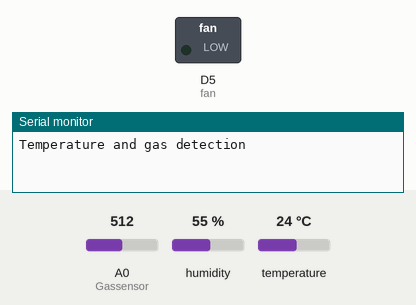
The sketch below on a simulated ESP8266 (NodeMCU). Parts: switched loads named in the sketch (green lamp = pin HIGH), the last lines printed to the serial monitor. The inputs (shaded band) are chosen by the test bench; at power-on: A0 (Gassensor) = 512, humidity 55 %, temperature 24 °C. WiFi joins after 1.5 s; servers stay silent unless stated.

Above: at 3.0 s.
3.1 s: A0 (Gassensor) set to 307
6.1 s: A0 (Gassensor) set to 288
At 8.7 s:
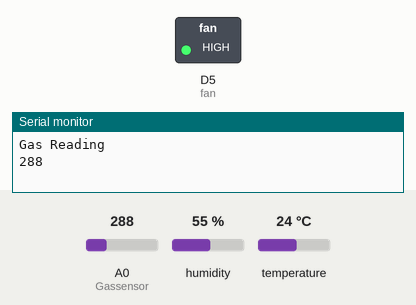
9.4 s: A0 (Gassensor) set to 306
At 10.8 s:
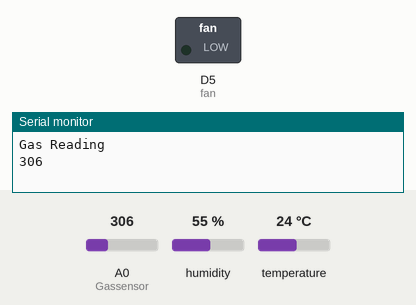
12.4 s: A0 (Gassensor) set to 290
At 15.1 s:
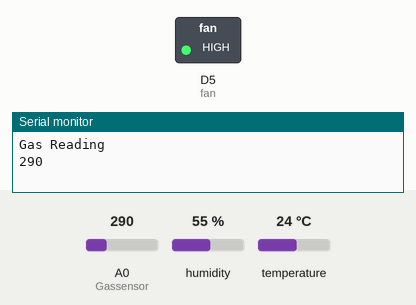
Timing chart, 0 to 16.5 s (numbered marks = the images above; inputs shaded):
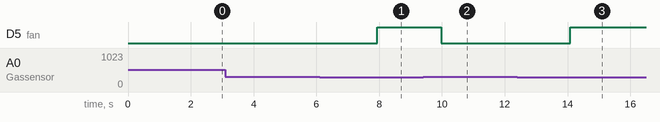

Measured:
- the behaviour switches between 300 and 299 on A0 (Gassensor) (found by bisection; images 0 and 1)
- after the input at 6.1 s, D5 (fan): LOW → HIGH after 1.8 s
- after the input at 9.4 s, D5 (fan): HIGH → LOW after 0.58 s
- after the input at 12.4 s, D5 (fan): LOW → HIGH after 1.7 s

The sketch:

IOT_Final_Code.ino
```cpp
#define BLYNK_PRINT Serial
#include <ESP8266WiFi.h>
#include <BlynkSimpleEsp8266.h>
#include "DHT.h"

#define DHTPIN D2// what pin we're connected to 2

#define DHTTYPE DHT11// DHT 11


int Gassensor = A0;
int fan = D5;

char auth[] = "vTOrFmdRpiYFA52cfOhW6dajJB665Z7z"; //auth code to send notification to the smartphone
char ssid[] = "pandey";
char pass[] = "123456789";

// Initialize DHT sensor for normal 16mhz Arduino
DHT dht(DHTPIN, DHTTYPE);

void setup() {
  Blynk.begin(auth, ssid, pass);
  pinMode(Gassensor, INPUT);
  pinMode(fan,OUTPUT);
  Serial.begin(9600);
  Serial.println("Temperature and gas detection");

  dht.begin();
}

void loop() {
  // Wait a few seconds between measurements.
  delay(2000);

  // Reading temperature or humidity takes about 250 milliseconds!
  // Sensor readings may also be up to 2 seconds 'old' (its a very slow sensor)
  float humudity = dht.readHumidity();
  // Read temperature as Celsius
  float temperature = dht.readTemperature();
  // Read temperature as Fahrenheit
  float fahrenheit = dht.readTemperature(true);

  // Check if any reads failed and exit early (to try again).
  if (isnan(humudity) || isnan(temperature) || isnan(fahrenheit)) {
    Serial.println("Failed to read from DHT sensor!");
    return;
  }

  // Compute heat index
  // Must send in temp in Fahrenheit!
  float hi = dht.computeHeatIndex(fahrenheit, humudity);

  Serial.print("Humidity: ");
  Serial.print(humudity);
  Serial.print(" %\t");
  Serial.print("Temperature: ");
  Serial.print(temperature);
  Serial.print(" *C ");
  Serial.print(fahrenheit);
  Serial.print(" *F\t");
  Serial.print("Heat index: ");
  Serial.print(hi);
  Serial.println(" *F");


   int reading=analogRead(Gassensor);
   //digitalWrite(fan,LOW);
  if(reading>=300 || temperature>=30){
    digitalWrite(fan,LOW);
    Blynk.notify("High temperature/gas detected");
  }
  else{
    digitalWrite(fan,HIGH);
  }
  delay(10);
  Serial.println("Gas Reading");
Serial.println(reading);
}
```
